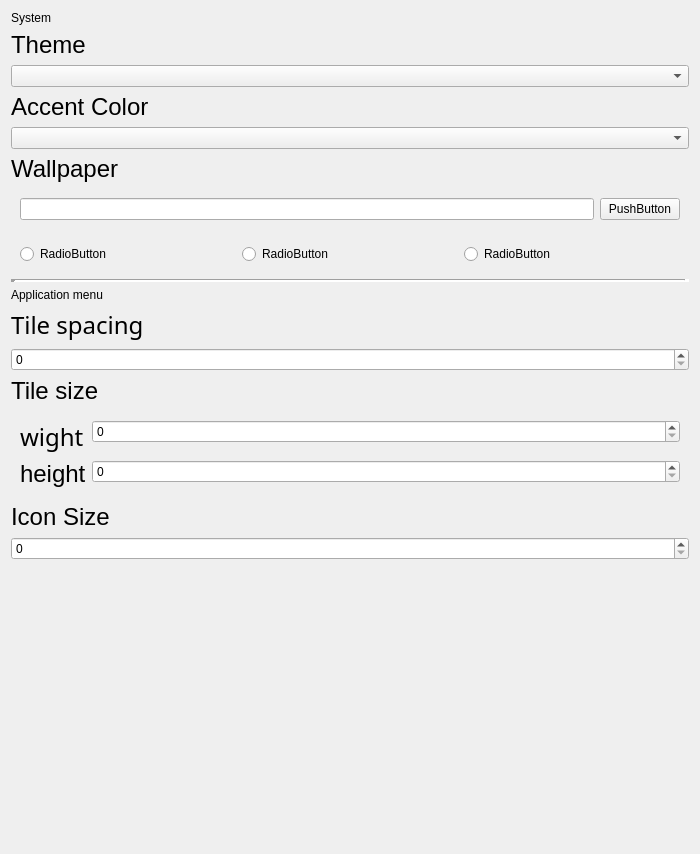
              <widget class="QWidget" name="scrollAreaWidgetContents_4">
               <property name="geometry">
                <rect>
                 <x>0</x>
                 <y>0</y>
                 <width>700</width>
                 <height>854</height>
                </rect>
               </property>
               <layout class="QVBoxLayout" name="verticalLayout_9">
                <item>
                 <widget class="QLabel" name="label_11">
                  <property name="text">
                   <string>System</string>
                  </property>
                 </widget>
                </item>
                <item>
                 <widget class="QLabel" name="label_6">
                  <property name="text">
                   <string>&lt;html&gt;&lt;head/&gt;&lt;body&gt;&lt;p&gt;&lt;span style=&quot; font-size:18pt;&quot;&gt;Theme&lt;/span&gt;&lt;/p&gt;&lt;/body&gt;&lt;/html&gt;</string>
                  </property>
                 </widget>
                </item>
                <item>
                 <widget class="QComboBox" name="comboBox"/>
                </item>
                <item>
                 <widget class="QLabel" name="label_7">
                  <property name="sizePolicy">
                   <sizepolicy hsizetype="Preferred" vsizetype="Maximum">
                    <horstretch>0</horstretch>
                    <verstretch>0</verstretch>
                   </sizepolicy>
                  </property>
                  <property name="text">
                   <string>&lt;html&gt;&lt;head/&gt;&lt;body&gt;&lt;p&gt;&lt;span style=&quot; font-size:18pt;&quot;&gt;Accent Color&lt;/span&gt;&lt;/p&gt;&lt;/body&gt;&lt;/html&gt;</string>
                  </property>
                 </widget>
                </item>
                <item>
                 <widget class="QComboBox" name="comboBox_2"/>
                </item>
                <item>
                 <widget class="QLabel" name="label_8">
                  <property name="sizePolicy">
                   <sizepolicy hsizetype="Preferred" vsizetype="Maximum">
                    <horstretch>0</horstretch>
                    <verstretch>0</verstretch>
                   </sizepolicy>
                  </property>
                  <property name="text">
                   <string>&lt;html&gt;&lt;head/&gt;&lt;body&gt;&lt;p&gt;&lt;span style=&quot; font-size:18pt;&quot;&gt;Wallpaper&lt;/span&gt;&lt;/p&gt;&lt;/body&gt;&lt;/html&gt;</string>
                  </property>
                 </widget>
                </item>
                <item>
                 <widget class="QWidget" name="widget_6" native="true">
                  <property name="sizePolicy">
                   <sizepolicy hsizetype="Preferred" vsizetype="Maximum">
                    <horstretch>0</horstretch>
                    <verstretch>0</verstretch>
                   </sizepolicy>
                  </property>
                  <layout class="QHBoxLayout" name="horizontalLayout_7">
                   <item>
                    <widget class="QLineEdit" name="lineEdit"/>
                   </item>
                   <item>
                    <widget class="QPushButton" name="pushButton_21">
                     <property name="text">
                      <string>PushButton</string>
                     </property>
                    </widget>
                   </item>
                  </layout>
                 </widget>
                </item>
                <item>
                 <widget class="QWidget" name="widget_11" native="true">
                  <layout class="QHBoxLayout" name="horizontalLayout_8">
                   <item>
                    <widget class="QRadioButton" name="radioButton">
                     <property name="text">
                      <string>RadioButton</string>
                     </property>
                    </widget>
                   </item>
                   <item>
                    <widget class="QRadioButton" name="radioButton_2">
                     <property name="text">
                      <string>RadioButton</string>
                     </property>
                    </widget>
                   </item>
                   <item>
                    <widget class="QRadioButton" name="radioButton_3">
                     <property name="text">
                      <string>RadioButton</string>
                     </property>
                    </widget>
                   </item>
                  </layout>
                 </widget>
                </item>
                <item>
                 <widget class="Line" name="line_6">
                  <property name="lineWidth">
                   <number>5</number>
                  </property>
                  <property name="orientation">
                   <enum>Qt::Orientation::Horizontal</enum>
                  </property>
                 </widget>
                </item>
                <item>
                 <widget class="QLabel" name="label_9">
                  <property name="sizePolicy">
                   <sizepolicy hsizetype="Preferred" vsizetype="Maximum">
                    <horstretch>0</horstretch>
                    <verstretch>0</verstretch>
                   </sizepolicy>
                  </property>
                  <property name="text">
                   <string>Application menu</string>
                  </property>
                 </widget>
                </item>
                <item>
                 <widget class="QLabel" name="label_10">
                  <property name="sizePolicy">
                   <sizepolicy hsizetype="Preferred" vsizetype="Maximum">
                    <horstretch>0</horstretch>
                    <verstretch>0</verstretch>
                   </sizepolicy>
                  </property>
                  <property name="font">
                   <font>
                    <family>Sans Serif</family>
                    <pointsize>22</pointsize>
                    <italic>false</italic>
                    <bold>false</bold>
                   </font>
                  </property>
                  <property name="text">
                   <string>&lt;html&gt;&lt;head/&gt;&lt;body&gt;&lt;p&gt;&lt;span style=&quot; font-size:18pt;&quot;&gt;Tile spacing&lt;/span&gt;&lt;/p&gt;&lt;/body&gt;&lt;/html&gt;</string>
                  </property>
                 </widget>
                </item>
                <item>
                 <widget class="QSpinBox" name="spinBox"/>
                </item>
                <item>
                 <widget class="QLabel" name="label_12">
                  <property name="text">
                   <string>&lt;html&gt;&lt;head/&gt;&lt;body&gt;&lt;p&gt;&lt;span style=&quot; font-size:18pt;&quot;&gt;Tile size&lt;/span&gt;&lt;/p&gt;&lt;/body&gt;&lt;/html&gt;</string>
                  </property>
                 </widget>
                </item>
                <item>
                 <widget class="QWidget" name="widget_10" native="true">
                  <layout class="QFormLayout" name="formLayout">
                   <item row="0" column="0">
                    <widget class="QLabel" name="label_14">
                     <property name="font">
                      <font>
                       <family>Sans Serif</family>
                       <pointsize>22</pointsize>
                       <italic>false</italic>
                       <bold>false</bold>
                      </font>
                     </property>
                     <property name="text">
                      <string>&lt;html&gt;&lt;head/&gt;&lt;body&gt;&lt;p&gt;&lt;span style=&quot; font-size:18pt;&quot;&gt;wight&lt;/span&gt;&lt;/p&gt;&lt;/body&gt;&lt;/html&gt;</string>
                     </property>
                    </widget>
                   </item>
                   <item row="0" column="1">
                    <widget class="QSpinBox" name="spinBox_2"/>
                   </item>
                   <item row="1" column="1">
                    <widget class="QSpinBox" name="spinBox_4"/>
                   </item>
                   <item row="1" column="0">
                    <widget class="QLabel" name="label_15">
                     <property name="text">
                      <string>&lt;html&gt;&lt;head/&gt;&lt;body&gt;&lt;p&gt;&lt;span style=&quot; font-size:18pt;&quot;&gt;height&lt;/span&gt;&lt;/p&gt;&lt;/body&gt;&lt;/html&gt;</string>
                     </property>
                    </widget>
                   </item>
                  </layout>
                 </widget>
                </item>
                <item>
                 <widget class="QLabel" name="label_13">
                  <property name="text">
                   <string>&lt;html&gt;&lt;head/&gt;&lt;body&gt;&lt;p&gt;&lt;span style=&quot; font-size:18pt;&quot;&gt;Icon Size&lt;/span&gt;&lt;/p&gt;&lt;/body&gt;&lt;/html&gt;</string>
                  </property>
                 </widget>
                </item>
                <item>
                 <widget class="QSpinBox" name="spinBox_3"/>
                </item>
                <item>
                 <widget class="QWidget" name="widget_9" native="true">
                  <property name="sizePolicy">
                   <sizepolicy hsizetype="Minimum" vsizetype="MinimumExpanding">
                    <horstretch>0</horstretch>
                    <verstretch>0</verstretch>
                   </sizepolicy>
                  </property>
                 </widget>
                </item>
               </layout>
              </widget>
